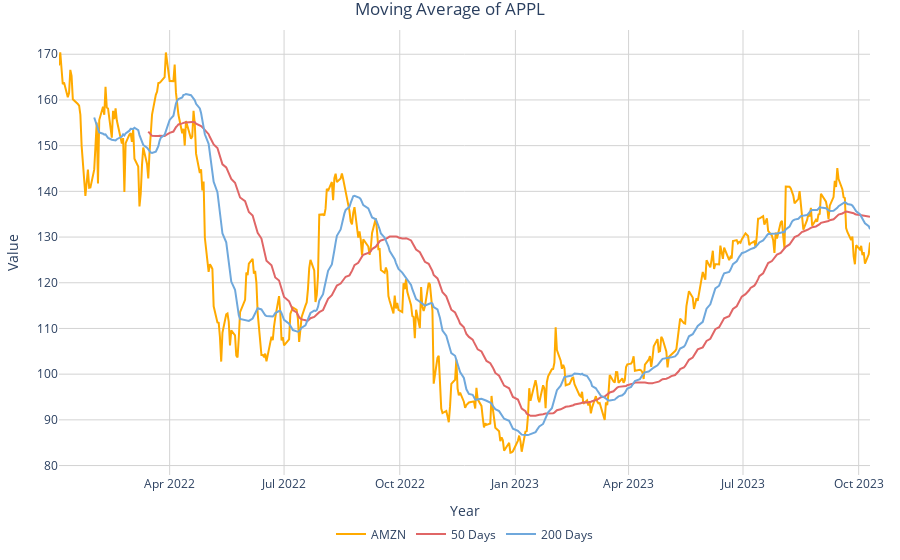

This figure's notebook cell:
### Code cell
amzn['MA50'] = amzn['Open'].rolling(50).mean()
amzn['MA20'] = amzn['Open'].rolling(20).mean()

fig = go.Figure()
fig.add_trace(go.Scatter(x = date, y = amzn['Open'], mode = 'lines',
                         name = 'AMZN', marker_color = '#FFAA00'))
fig.add_trace(go.Scatter(x = date, y = amzn['MA50'], mode = 'lines',
                         name = '50 Days', marker_color = '#e06666'))
fig.add_trace(go.Scatter(x = date, y = amzn['MA20'], mode = 'lines',
                         name = '200 Days', marker_color = '#6fa8dc'))
fig.update_layout(legend_orientation = 'h', legend = dict(x=.5, xanchor="center"),
                  plot_bgcolor = "white", xaxis = dict(gridcolor = 'lightgrey'),
                  yaxis = dict(gridcolor = 'lightgrey'), title_text = 'Moving Average of APPL',
                  title_x = .5, xaxis_title = 'Year', yaxis_title = "Value",
                  margin = dict(l=30, r=30, t=30, b=30))

fig.write_image('Graphs/amzn_ma.png')
fig.show()

### Figure 1 — Plotly figure (JSON) as saved in the notebook; plotly's stock layout.template omitted (floating-point values rounded to 4 significant figures; data arrays with more than 128 entries replaced by an {"elided": "..."} marker saying what was removed)
{"data": [{"marker": {"color": "#FFAA00"}, "mode": "lines", "name": "AMZN", "type": "scatter", "x": {"elided": "445 str values"}, "y": {"elided": "445 float values"}}, {"marker": {"color": "#e06666"}, "mode": "lines", "name": "50 Days", "type": "scatter", "x": {"elided": "445 str values"}, "y": {"elided": "445 float values"}}, {"marker": {"color": "#6fa8dc"}, "mode": "lines", "name": "200 Days", "type": "scatter", "x": {"elided": "445 str values"}, "y": {"elided": "445 float values"}}], "layout": {"legend": {"orientation": "h", "x": 0.5, "xanchor": "center"}, "margin": {"b": 30, "l": 30, "r": 30, "t": 30}, "plot_bgcolor": "white", "title": {"text": "Moving Average of APPL", "x": 0.5}, "xaxis": {"gridcolor": "lightgrey", "title": {"text": "Year"}}, "yaxis": {"gridcolor": "lightgrey", "title": {"text": "Value"}}}}
